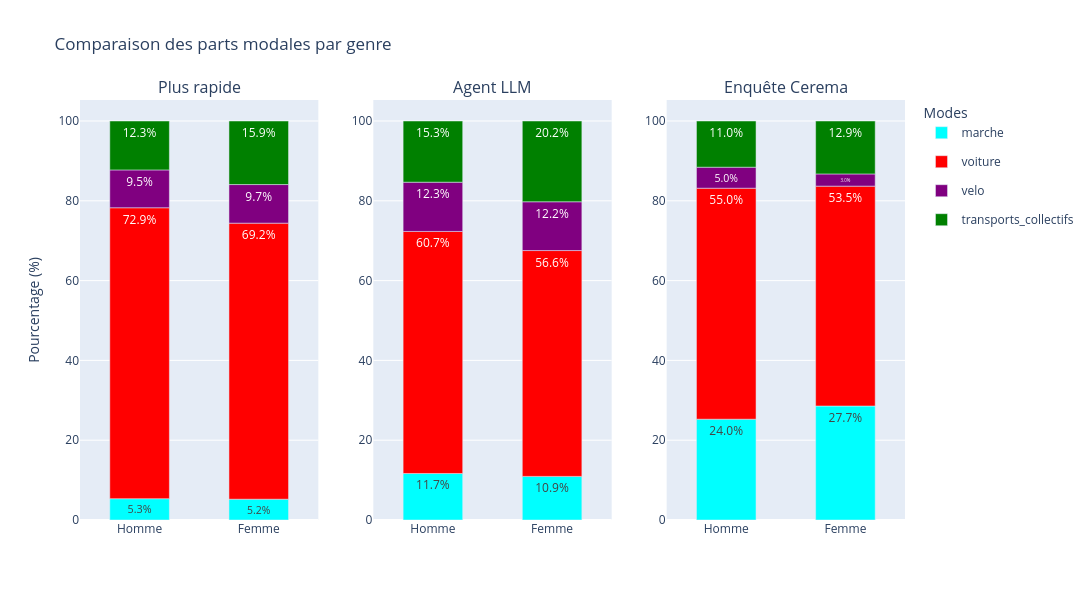

Notebook code for this chart:
### Code cell
bar_graph(moves, cerema["parts_modales_2023"]["genre"], "Comparaison des parts modales par genre", x_name="Genre")

### Figure 1 — Plotly figure (JSON) as saved in the notebook; plotly's stock layout.template omitted (floating-point values rounded to 4 significant figures)
{"data": [{"legendgroup": "marche", "marker": {"color": "cyan"}, "name": "marche", "showlegend": true, "text": ["5.339598462195643", "5.213951815893563"], "textposition": "inside", "texttemplate": "%{text:.1f}%", "type": "bar", "x": ["Homme", "Femme"], "xaxis": "x", "y": [125, 145], "yaxis": "y"}, {"legendgroup": "voiture", "marker": {"color": "red"}, "name": "voiture", "showlegend": true, "text": ["72.9175565997437", "69.18374685364977"], "textposition": "inside", "texttemplate": "%{text:.1f}%", "type": "bar", "x": ["Homme", "Femme"], "xaxis": "x", "y": [1707, 1924], "yaxis": "y"}, {"legendgroup": "velo", "marker": {"color": "purple"}, "name": "velo", "showlegend": true, "text": ["9.483126868859463", "9.672779575692198"], "textposition": "inside", "texttemplate": "%{text:.1f}%", "type": "bar", "x": ["Homme", "Femme"], "xaxis": "x", "y": [222, 269], "yaxis": "y"}, {"legendgroup": "transports_collectifs", "marker": {"color": "green"}, "name": "transports_collectifs", "showlegend": true, "text": ["12.259718069201195", "15.929521754764473"], "textposition": "inside", "texttemplate": "%{text:.1f}%", "type": "bar", "x": ["Homme", "Femme"], "xaxis": "x", "y": [287, 443], "yaxis": "y"}, {"legendgroup": "marche", "marker": {"color": "cyan"}, "name": "marche", "showlegend": false, "text": ["11.661683041435284", "10.931319669183747"], "textposition": "inside", "texttemplate": "%{text:.1f}%", "type": "bar", "x": ["Homme", "Femme"], "xaxis": "x2", "y": [273, 304], "yaxis": "y2"}, {"legendgroup": "voiture", "marker": {"color": "red"}, "name": "voiture", "showlegend": false, "text": ["60.657838530542506", "56.598345918734275"], "textposition": "inside", "texttemplate": "%{text:.1f}%", "type": "bar", "x": ["Homme", "Femme"], "xaxis": "x2", "y": [1420, 1574], "yaxis": "y2"}, {"legendgroup": "velo", "marker": {"color": "purple"}, "name": "velo", "showlegend": false, "text": ["12.345151644596326", "12.225818051060768"], "textposition": "inside", "texttemplate": "%{text:.1f}%", "type": "bar", "x": ["Homme", "Femme"], "xaxis": "x2", "y": [289, 340], "yaxis": "y2"}, {"legendgroup": "transports_collectifs", "marker": {"color": "green"}, "name": "transports_collectifs", "showlegend": false, "text": ["15.335326783425888", "20.244516361021216"], "textposition": "inside", "texttemplate": "%{text:.1f}%", "type": "bar", "x": ["Homme", "Femme"], "xaxis": "x2", "y": [359, 563], "yaxis": "y2"}, {"legendgroup": "marche", "marker": {"color": "cyan"}, "name": "marche", "showlegend": false, "text": ["24.0", "27.722772277227726"], "textposition": "inside", "texttemplate": "%{text:.1f}%", "type": "bar", "x": ["Homme", "Femme"], "xaxis": "x3", "y": [24, 28], "yaxis": "y3"}, {"legendgroup": "voiture", "marker": {"color": "red"}, "name": "voiture", "showlegend": false, "text": ["55.00000000000001", "53.46534653465347"], "textposition": "inside", "texttemplate": "%{text:.1f}%", "type": "bar", "x": ["Homme", "Femme"], "xaxis": "x3", "y": [55, 54], "yaxis": "y3"}, {"legendgroup": "velo", "marker": {"color": "purple"}, "name": "velo", "showlegend": false, "text": ["5.0", "2.9702970297029703"], "textposition": "inside", "texttemplate": "%{text:.1f}%", "type": "bar", "x": ["Homme", "Femme"], "xaxis": "x3", "y": [5, 3], "yaxis": "y3"}, {"legendgroup": "transports_collectifs", "marker": {"color": "green"}, "name": "transports_collectifs", "showlegend": false, "text": ["11.0", "12.871287128712872"], "textposition": "inside", "texttemplate": "%{text:.1f}%", "type": "bar", "x": ["Homme", "Femme"], "xaxis": "x3", "y": [11, 13], "yaxis": "y3"}], "layout": {"annotations": [{"font": {"size": 16}, "showarrow": false, "text": "Plus rapide", "x": 0.1444, "xanchor": "center", "xref": "paper", "y": 1.0, "yanchor": "bottom", "yref": "paper"}, {"font": {"size": 16}, "showarrow": false, "text": "Agent LLM", "x": 0.5, "xanchor": "center", "xref": "paper", "y": 1.0, "yanchor": "bottom", "yref": "paper"}, {"font": {"size": 16}, "showarrow": false, "text": "Enquête Cerema", "x": 0.8556, "xanchor": "center", "xref": "paper", "y": 1.0, "yanchor": "bottom", "yref": "paper"}], "bargap": 0.5, "barmode": "relative", "barnorm": "percent", "height": 600, "legend": {"title": {"text": "Modes"}}, "title": {"text": "Comparaison des parts modales par genre"}, "width": 1300, "xaxis": {"anchor": "y", "categoryarray": ["Homme", "Femme"], "categoryorder": "array", "domain": [0.0, 0.2889], "showgrid": false, "type": "category"}, "xaxis2": {"anchor": "y2", "categoryarray": ["Homme", "Femme"], "categoryorder": "array", "domain": [0.3556, 0.6444], "showgrid": false, "type": "category"}, "xaxis3": {"anchor": "y3", "categoryarray": ["Homme", "Femme"], "categoryorder": "array", "domain": [0.7111, 1.0], "showgrid": false, "type": "category"}, "yaxis": {"anchor": "x", "domain": [0.0, 1.0], "title": {"text": "Pourcentage (%)"}}, "yaxis2": {"anchor": "x2", "domain": [0.0, 1.0]}, "yaxis3": {"anchor": "x3", "domain": [0.0, 1.0]}}}
